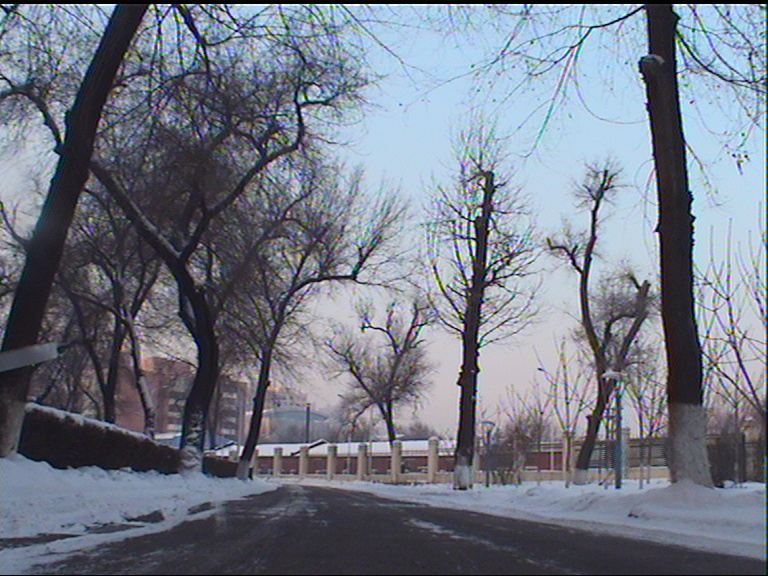
//> input picture TestOpenCV/TestOpenCV/1.jpg, 768 x 576 px
$ ./PCA   (built with g++ and OpenCV 4)
//> lines starting //> are read from the running program, lines starting //| are printed output that depends on the picture
// PCA降维处理.cpp : 定义控制台应用程序的入口点。
//

#include "cv.h"
#include "highgui.h"
#include <iostream>
#include <cmath>
#include "cxcore.h"

int OutputWidth  = 768;
int OutputHeight = 576;
#define MAX_CLUSTERS 4										//类别数
#define SAMPLE_NUMBER 100									//样本数
int hold = 2;
int kernel = 3;

void ComputeLTP(IplImage *GrayImage, int i, int j,float s[8], int binp[8],int bino[8],int binn[8]){
	int u ;
	double q = 0;
	int   c[8];
	int p;
	for (int m = 0; m< kernel; m++){
		for (int n = 0; n< kernel; n++){
			u    = cvGetReal2D(GrayImage, j+3*(2*n-kernel+1)/2  , i+3*(2*m-kernel+1)/2  );
			c[0] = cvGetReal2D(GrayImage, j+3*(2*n-kernel+1)/2-1, i+3*(2*m-kernel+1)/2-1);
			c[1] = cvGetReal2D(GrayImage, j+3*(2*n-kernel+1)/2-1, i+3*(2*m-kernel+1)/2  );
			c[2] = cvGetReal2D(GrayImage, j+3*(2*n-kernel+1)/2-1, i+3*(2*m-kernel+1)/2+1);
			c[3] = cvGetReal2D(GrayImage, j+3*(2*n-kernel+1)/2  , i+3*(2*m-kernel+1)/2+1);
			c[4] = cvGetReal2D(GrayImage, j+3*(2*n-kernel+1)/2+1, i+3*(2*m-kernel+1)/2+1);
			c[5] = cvGetReal2D(GrayImage, j+3*(2*n-kernel+1)/2+1, i+3*(2*m-kernel+1)/2  );
			c[6] = cvGetReal2D(GrayImage, j+3*(2*n-kernel+1)/2+1, i+3*(2*m-kernel+1)/2-1);
			c[7] = cvGetReal2D(GrayImage, j+3*(2*n-kernel+1)/2  , i+3*(2*m-kernel+1)/2-1);
			// [6 lines of commented-out code are left out]
			for ( p = 0; p < 8; p++){
				if		( u <= (c[p] - hold ))
					binp[p]++;
				else if ( u >= (c[p] + hold ))
					binn[p]++;
				else
					bino[p]++;
			}
		}
	}
	for ( p = 0; p < 8; p++){
		if ( (binp[p] >= bino[p])&&(binp[p] >= binn[p]))
			s[p] = 1;
		else if ( (bino[p] > binp[p])&&(bino[p] > binn[p]))
			s[p] = 0.5;
		else
			s[p] = 0;
	}
}
void PrintMatrix(CvMat *Matrix,int Rows,int Cols)
{
	for(int i=0;i<Rows;i++)
	{
		for(int j=0;j<Cols;j++)
		{
			printf("%.2f ",cvGet2D(Matrix,i,j).val[0]);
		}
		printf("\n");
	}
}
int main(int argc, char* argv[])
{
	CvSize size;
	size.width  = OutputWidth;
	size.height = OutputHeight;
	IplImage* img = cvCreateImageHeader(size,IPL_DEPTH_8U,3);
	IplImage* hsv = cvCreateImage( size, IPL_DEPTH_8U, 3);
	IplImage* GrayImage = cvCreateImage(size, IPL_DEPTH_8U, 1);
	//CvMat * mat = cvCreateMat(img->height, img->width, CV_64FC3);

	CvRNG rng = CvRNG( cvGetTickCount() );

	cvNamedWindow("clusters",CV_WINDOW_AUTOSIZE);

	int k, p, cluster_count = MAX_CLUSTERS;
	int i, j,  sample_count = SAMPLE_NUMBER;
	float s[8] = {0};
	CvMat* points   = cvCreateMat( sample_count,14, CV_32FC1);					//数据样本
	CvMat* points2  = cvCreateMat( sample_count, 1, CV_32FC2);					//储存坐标信息

	while(1){

		img = cvLoadImage("1.jpg");
//> img is the input picture: 576 rows x 768 cols, CV_8UC3; mean B, G, R 134, 121.3, 114.9
		IplImage *t = cvCloneImage(img);
		cvCvtColor(img, hsv, CV_BGR2HSV);
//> hsv: 576 rows x 768 cols, CV_8UC3; mean H, S, V 109.5, 51.6, 136.8
		cvCvtColor(img, GrayImage, CV_BGR2GRAY);
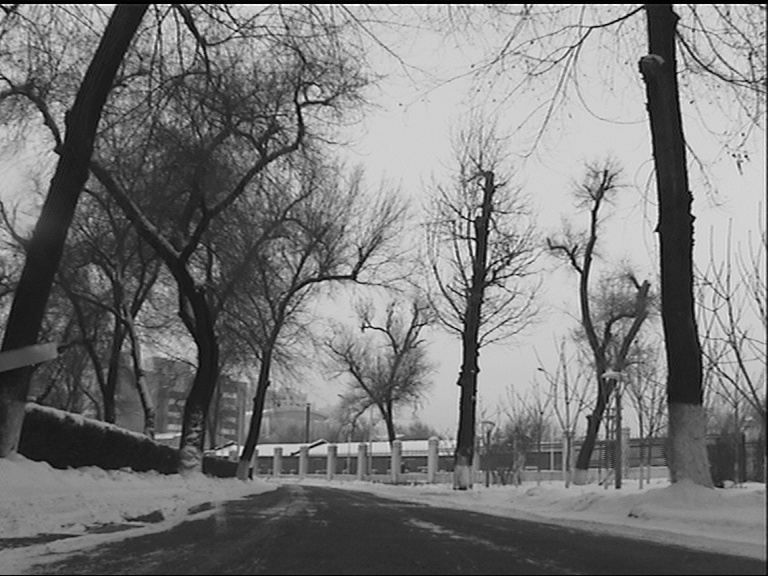
//> GrayImage: 576 rows x 768 cols, CV_8UC1; min 0, max 254, mean 120.8
		/*多元高斯分布生成随机样本*/
		k=0;
		while (k < sample_count){												//特征提取
			i = cvRandInt(&rng)%img->width;
			j = cvRandInt(&rng)%img->height;
			if (( i > 3*(kernel-1)/2) && ( j > 3*(kernel-1)/2) && ( i < 767-3*(kernel-1)/2) && ( j < 575-3*(kernel-1)/2)){
				((CvPoint2D32f*)points2->data.fl)[k].x = i;
				((CvPoint2D32f*)points2->data.fl)[k].y = j;

				CvScalar e[14];
				e[0].val[0]=(float)cvGet2D(hsv, j, i).val[0]/180;			//HSV三通道
				e[1].val[0]=(float)cvGet2D(hsv, j, i).val[1]/256;
				e[2].val[0]=(float)cvGet2D(hsv, j, i).val[2]/256;
				e[3].val[0]=(float)cvGet2D(img, j, i).val[0]/256;			//RGB三通道
				e[4].val[0]=(float)cvGet2D(img, j, i).val[1]/256;
				e[5].val[0]=(float)cvGet2D(img, j, i).val[2]/256;

				int binp[8] = {0}, bino[8] = {0}, binn[8] = {0};
				ComputeLTP(GrayImage, i, j, s, binp, bino, binn);
				for ( p = 0; p < 8; p++){
					e[p+6].val[0] = s[p];
				}
				for ( p = 0; p < 14; p++){
					cvSet2D( points, k, p, e[p]);
				}
				k++;
			}
		}
//> this loop made 103 passes
//> (s, binp, bino, binn) on passes 1 to 5: ([1, 0, 1, 1, 1, 1, 1, 0], [5, 3, 6, 5, 6, 4, 4, 4], [0, 2, 0, 0, 0, 1, 1, 0], [4, 4, 3, 4, 3, 4, 4, 5]), ([0.5, 0.5, 0.5, 0.5, 0.5, 0.5, 0.5, 0.5], [1, 1, 3, 1, 1, 1, 2, 2], [7, 8, 6, 8, 8, 8, 7, 7], [1, 0, 0, 0, 0, 0, 0, 0]), ([0, 0, 0, 0, 1, 0, 1, 1], [3, 2, 3, 3, 5, 3, 5, 6], [1, 3, 2, 2, 0, 1, 0, 0], [5, 4, 4, 4, 4, 5, 4, 3]), ([1, 0, 1, 1, 1, 0, 1, 1], [4, 3, 3, 4, 5, 2, 6, 5], [2, 2, 3, 2, 0, 2, 0, 2], [3, 4, 3, 3, 4, 5, 3, 2]), ([1, 0.5, 0, 0, 0, 0, 0.5, 1], [4, 3, 2, 3, 3, 1, 3, 4], [1, 5, 3, 0, 1, 3, 5, 3], [4, 1, 4, 6, 5, 5, 1, 2])
//> (s, binp, binn) on pass 74: ([1, 1, 0, 1, 1, 1, 0, 0], [5, 5, 3, 5, 5, 5, 4, 3], [4, 4, 6, 4, 4, 4, 5, 6])
//> after the loop, s = [0.5, 1, 1, 0.5, 0, 0, 1, 1]; k = 100
		CvMat* pMean = cvCreateMat(1, 14, CV_32FC1);
		//pEigVals中的每个数表示一个特征值
		CvMat* pEigVals = cvCreateMat(1, 14, CV_32FC1);
		//每一行表示一个特征向量
		CvMat* pEigVecs = cvCreateMat( 14, 14, CV_32FC1);
		cvCalcPCA( points, pMean, pEigVals, pEigVecs, CV_PCA_DATA_AS_ROW );
//> pMean = [0.586, 0.203, 0.557, 0.542, 0.497, 0.464, 0.565, 0.545, 0.495, 0.6, 0.575, 0.575, 0.505, 0.5]; pEigVals = [0.357, 0.321, 0.295, 0.237, 0.172, 0.112, 0.104, 0.0895, 0.0851, 0.0293, 0.0155, 0.00174, 0.000738, 0.000165]

		printf("Original Data:\n");
		PrintMatrix(points,SAMPLE_NUMBER,14);

		printf("==========\n");
		printf("\Mean Value:\n");
		PrintMatrix(pMean,1,14);

		printf("\nEigne Value:\n");
		PrintMatrix(pEigVals,1,14);

		printf("\nEigne Vector:\n");
		PrintMatrix(pEigVecs,14,14);

		CvMat* pResult = cvCreateMat( SAMPLE_NUMBER, 10, CV_32FC1 );
		cvProjectPCA( points, pMean, pEigVecs, pResult );
		CvMat* pRecon = cvCreateMat( SAMPLE_NUMBER, 14, CV_32FC1 );
		cvBackProjectPCA( pResult, pMean, pEigVecs, pRecon );

		printf("\nEigne Vector:\n");
		PrintMatrix(pResult,SAMPLE_NUMBER,10);

		printf("\nEigne Vector:\n");
		PrintMatrix(pRecon,SAMPLE_NUMBER,14);


		cvShowImage("clusters", img );
		cvReleaseImage( &t);
		int c = cvWaitKey(0/*10*/);
//> the Esc key is pressed
		if(c=='p'){
			c = 0;
			while(c != 'p' && c !=27){
				c = cvWaitKey(250);
			}
		}
		if(c==27){
			return 0;
//> (the program exits here)
